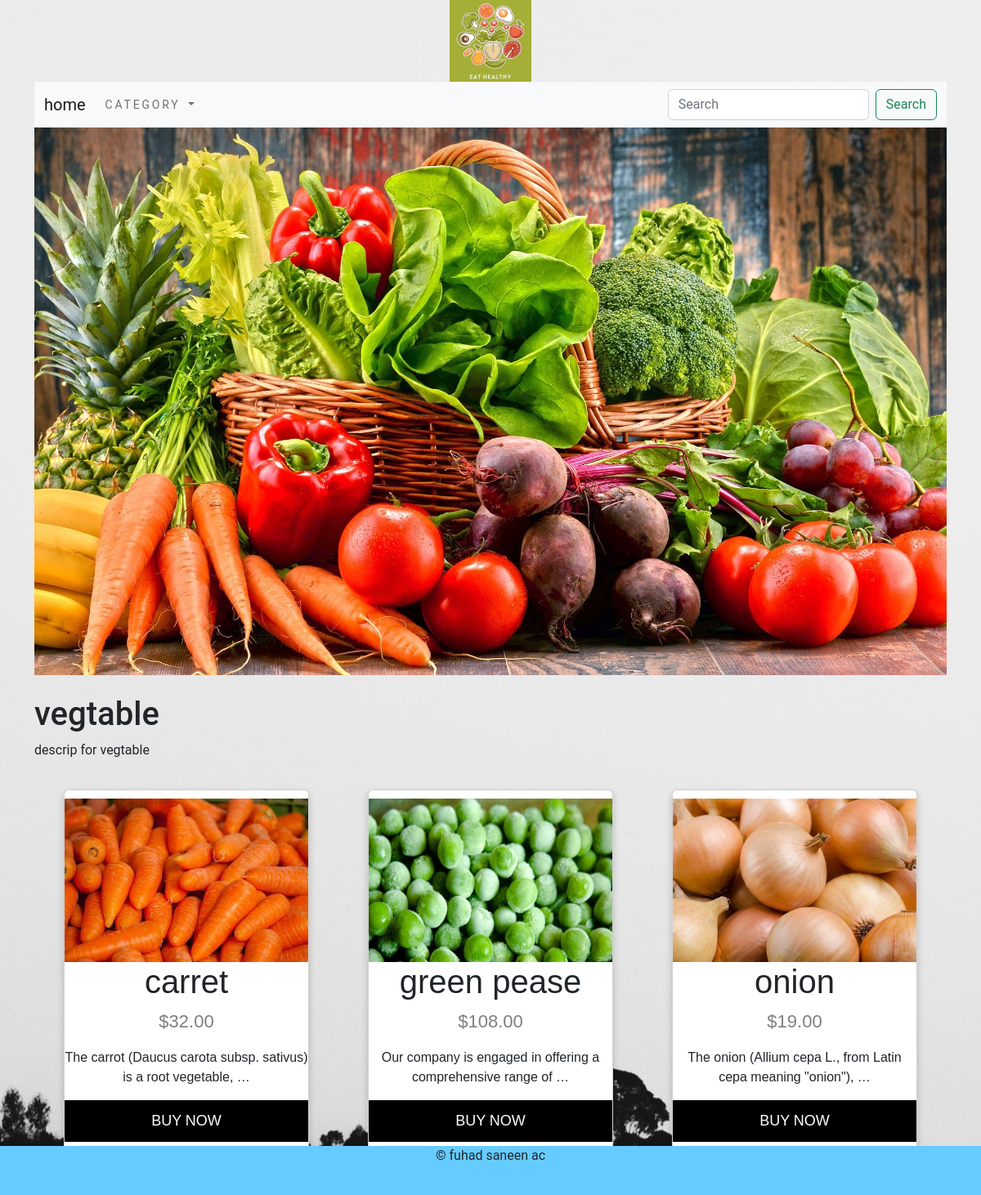
Page /shop/vegtable/ on the committed database.
### shop/models.py (models this page shows, shortened)
class Category(models.Model):
    name=models.CharField(max_length=250,unique=True)
    slug=models.SlugField(max_length=250,unique=True)
    desc=models.CharField(max_length=2500,blank=True)
    img=models.ImageField(upload_to='category',blank=True)
    class Meta:
        ordering=('name',)
        verbose_name='category'
        verbose_name_plural='categories'
    def get_url(self):
        return reverse('shop:product_by_category',args=[self.slug])

class Product(models.Model):
    name=models.CharField(max_length=250,unique=True)
    slug=models.SlugField(max_length=250,unique=True)
    desc=models.CharField(max_length=2500,blank=True)
    price=models.DecimalField(max_digits=10,decimal_places=2)
    category=models.ForeignKey(Category,on_delete=models.CASCADE)
    img=models.ImageField(upload_to='product',blank=True)
    stock=models.IntegerField()
    available=models.BooleanField(default=True)
    created=models.DateTimeField(auto_now_add=True)
    update=models.DateTimeField(auto_now=True)
    class Meta:
        ordering=('name',)
        verbose_name='product'
        verbose_name_plural='products'
    def get_url(self):
        return reverse('shop:proDetails',args=[self.category.slug,self.slug])

### shop/views.py (the view)
# urls.py: path('',views.allprodcat,name='allprodcat'),
def allprodcat(request,c_slug=None):
    c_page=None
    products_list=None
    if c_slug!=None:
        c_page=get_object_or_404(Category,slug=c_slug)
        products_list= Product.objects.all().filter(category=c_page,available=True)
    else:
        products_list=Product.objects.all().filter(available=True)
    paginator=Paginator(products_list,6)
    try:
        page=int(request.GET.get('page','1'))
    except:
        page=1
    try:
        products=paginator.page(page)
    except (EmptyPage,InvalidPage):
        products=paginator.page(paginator.num_pages)
    return render(request,'category.html',{'category':c_page,'products':products})

### cart/context_processors.py (called while the page is built)
def counter(request):
    item_count=0
    if 'admin' in request.path:
        return  {}
    else:
        try:
            cart=Cart.objects.filter(cart_id=_cart_id(request))
            car_items=CartItem.objects.all().filter(cart=cart[:1])
            for cart_item in car_items:
                item_count += cart_item.quantity
        except Cart.DoesNotExist:
            item_count=0
    return dict(item_count=item_count)

### cart/views.py (called while the page is built)
def _cart_id(request):
    cart=request.session.session_key
    if not cart:
        cart=request.session.create()
    return cart

### shop/context_processors.py (called while the page is built)
def menu_links(request):
    links=Category.objects.all()
    return dict(links=links)

### templates/category.html (shortened to what this page needs)
{% extends 'base.html' %}
{% load static %}
{% block content %}
<div>
    {% if category %}
    <img src="{{category.img.url}}" width="100%" alt="{{category.name}}">
</div>
<br>
<div>
<h1>{{category.name}}</h1>
<p>{{category.desc}}</p>
</div>
{% endif %}
<div class="container text-center">
  <div class="row row-cols-3">
        {% for products in products.object_list %}
        <div CLASS="span" >
            <div class="card" >
                <div class="center">
              <img src="{{products.img.url}}" alt="{{products.name}}" height="200px" width="100%"  align="middle">
                </div>
              <h1>{{products.name}}</h1>
              <p class="price">${{products.price}}</p>
              <p>{{ products.desc|truncatewords:10}}</p>
              <a href="{{products.get_url}}"><button>BUY NOW</button></a>
            </div>
        </div>
        {% endfor %}
    </div>
 </div>
{% endblock %}

### static/css/custom.css (style rules this page uses)
.span { padding-top: 20px; padding-bottom: 20px; }
.center { display: block; margin-left: auto; margin-right: auto; }
.card { box-shadow: 0 4px 8px 0 rgba(0, 0, 0, 0.2); max-width: 300px; margin: auto; text-align: center; font-family: arial; padding-top: 10px; padding-bottom: 20px; }
.price { color: grey; font-size: 22px; }
.card button { border: none; outline: 0; padding: 12px; color: white; background-color: #000; text-align: center; cursor: pointer; width: 100%; font-size: 18px; }
html, body { height: 100%; width: 100%; margin: 0; font-family: 'Roboto', sans-serif; }

### rows in the picture
Category: img (picture), name "vegtable", desc "descrip for vegtable"
Product: img (picture), name "carret", price "32.00", desc "The carrot (Daucus carota subsp. sativus) is a root vegetable, …"
Product: img (picture), name "green pease", price "108.00", desc "Our company is engaged in offering a comprehensive range of …"
Product: img (picture), name "onion", price "19.00", desc "The onion (Allium cepa L., from Latin cepa meaning \"onion\"), …"
